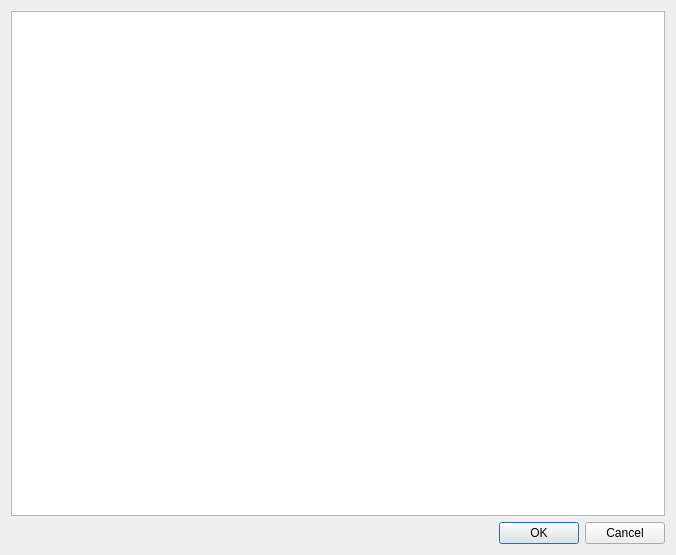
<?xml version="1.0" encoding="UTF-8"?>
<ui version="4.0">
 <class>IconPickerDialog</class>
 <widget class="QDialog" name="IconPickerDialog">
  <property name="geometry">
   <rect>
    <x>0</x>
    <y>0</y>
    <width>676</width>
    <height>555</height>
   </rect>
  </property>
  <property name="windowTitle">
   <string>Elegir ícono</string>
  </property>
  <layout class="QVBoxLayout" name="verticalLayout">
   <item>
    <widget class="QListView" name="iconView"/>
   </item>
   <item>
    <widget class="QDialogButtonBox" name="buttonBox">
     <property name="orientation">
      <enum>Qt::Horizontal</enum>
     </property>
     <property name="standardButtons">
      <set>QDialogButtonBox::Cancel|QDialogButtonBox::Ok</set>
     </property>
    </widget>
   </item>
  </layout>
 </widget>
 <resources/>
 <connections>
  <connection>
   <sender>buttonBox</sender>
   <signal>accepted()</signal>
   <receiver>IconPickerDialog</receiver>
   <slot>accept()</slot>
   <hints>
    <hint type="sourcelabel">
     <x>248</x>
     <y>254</y>
    </hint>
    <hint type="destinationlabel">
     <x>157</x>
     <y>274</y>
    </hint>
   </hints>
  </connection>
  <connection>
   <sender>buttonBox</sender>
   <signal>rejected()</signal>
   <receiver>IconPickerDialog</receiver>
   <slot>reject()</slot>
   <hints>
    <hint type="sourcelabel">
     <x>316</x>
     <y>260</y>
    </hint>
    <hint type="destinationlabel">
     <x>286</x>
     <y>274</y>
    </hint>
   </hints>
  </connection>
 </connections>
</ui>
